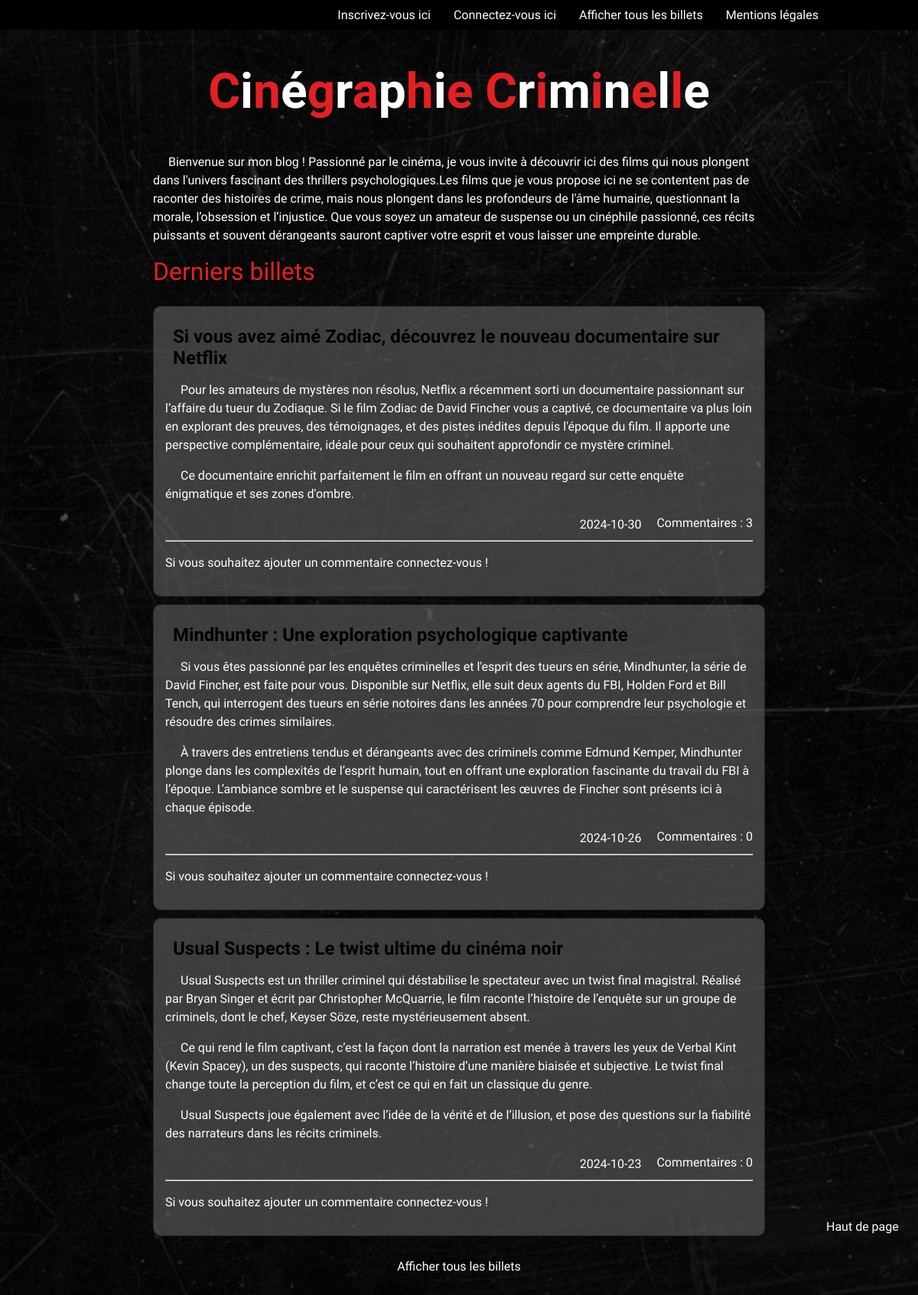
The page / on the database its author committed.
### tables this page shows
CREATE TABLE IF NOT EXISTS `billets` (
  `id_billet` int NOT NULL AUTO_INCREMENT,
  `titre` varchar(255) NOT NULL,
  `contenu` text NOT NULL,
  `date` date NOT NULL,
  PRIMARY KEY (`id_billet`)
);

### index.php (the view, shortened to what this page needs)
<!DOCTYPE html>
<html lang="fr">
<head>
    <link rel="stylesheet" href="style.css">
</head>
<header>
    <nav>
            <?php
        if (isset($_SESSION["login"])){ ?>
                <p>Bienvenue, <?= $_SESSION["login"]; ?> !</p>
            <form action="deconnexion.php">
                <input class="bouton" type="submit" value="Déconnectez-vous">
            </form>
            <?php } else {  ?>
                <form action="inscription.php">
                <input class="bouton" type="submit" value="Inscrivez-vous ici">
            </form>
            <form action="login.php">
                <input   class="bouton" type="submit" value="Connectez-vous ici">
            </form>
             <?php
}
$db = new PDO('mysql:host=localhost;dbname=blog;charset=utf8', 'root', '');
 $afficherTous = isset($_GET['afficher_tous']) && $_GET['afficher_tous'] === 'true';
    if ($afficherTous) {
        $requete = "SELECT * FROM billets ORDER BY id_billet DESC";
    } else {
        $requete = "SELECT * FROM billets ORDER BY id_billet DESC LIMIT 3";
    }
$stmt = $db->prepare($requete);
$stmt->execute();
$billets = $stmt->fetchAll(PDO::FETCH_ASSOC);
 if (!$afficherTous){
 ?>
    <form action="index.php" method="get">
        <input type="submit" class="bouton"  value="Afficher tous les billets">
    </form>
<?php
}
 ?>
        <form action="mention.php" method="get">
        <input type="submit" class="bouton"  value="Mentions légales">
    </form>
    </nav>
</header>
<body>
    <a href="#" alt="remonter en haut de la page" ><p class="haut">Haut de page</p>
    </a>
   <main>
    <h1>
    <span>C</span><span>i</span><span>n</span><span>é</span><span>g</span><span>r</span><span>a</span><span>p</span><span>h</span><span>i</span><span>e</span>
    <span>C</span><span>r</span><span>i</span><span>m</span><span>i</span><span>n</span><span>e</span><span>l</span><span>l</span><span>e</span>
</h1>
    <p class="alinea">Bienvenue sur mon blog ! Passionné par le cinéma, je vous invite à découvrir ici des films qui nous plongent dans l'univers fascinant des thrillers psychologiques.Les films que je vous propose ici ne se contentent pas de raconter des histoires de crime, mais nous plongent dans les profondeurs de l'âme humaine, questionnant la morale, l’obsession et l’injustice. Que vous soyez un amateur de suspense ou un cinéphile passionné, ces récits puissants et souvent dérangeants sauront captiver votre esprit et vous laisser une empreinte durable.
</p>
    <h2>Derniers billets</h2>
  <?php
foreach ($billets as $billet){
?>
<div class="billet">
    <h3><?= $billet['titre'] ?></h3>
    <p class="alinea"><?= $billet['contenu'] ?></p>
      <div class="info">
    <p><?= $billet['date'] ?></p>
     <?php
        $requetecom = "SELECT COUNT(*) as count FROM commentaires WHERE billet_id = :billet_id";
        $stmtcom = $db->prepare($requetecom);
        $stmtcom->bindValue(':billet_id', $billet['id_billet'], PDO::PARAM_INT);
        $stmtcom->execute();
        $countcom = $stmtcom->fetch(PDO::FETCH_ASSOC)['count'];
        ?>
    <form action="index.php" method="GET">
                    <input type="submit" class="bouton" value="Commentaires : <?= $countcom ?>">
</form>
</div>
<div class='commentaires'>
                <hr>
        <?php
if (isset($_SESSION["id"])) {
    ?>
    <form action="ajouter_commentaire.php" method="GET">
    <input type="hidden" name="billet_id" value="<?= $billet['id_billet']?>">
    <input type="submit" class="bouton" value="Ajouter un commentaire">
    </form>
        <?php
}
else{
  ?>
   <p>Si vous souhaitez ajouter un commentaire connectez-vous !</p>
        <?php
}
?>
</div>
</div>
 <?php
}
 ?>
<div class="affichebi">
 <?php
if (!$afficherTous){
 ?>
    <form action="index.php" method="get">
        <input type="submit" class="bouton"  value="Afficher tous les billets">
    </form>
<?php
}
?>
</div>
    </main>
</body>
</html>

### style.css (style rules this page uses)
*, *::after, *::before { box-sizing: border-box; }
@media (width>=850px) { main { margin: 0 auto; max-width: 800px; } }
body { background-image: url(img/tableau.jpg), linear-gradient(rgba(0, 0, 0, 0.7), rgba(0, 0, 0, 0.7)); background-size: cover; background-repeat: no-repeat; background-attachment: fixed; background-position: center center; color: #ffffff; margin: 0; font-family: "Special Elite", system-ui; background-blend-mode: overlay; }
main { width: 95%; margin: auto; }
header { display: flex; justify-content: flex-end; background-color: #000000; padding-right: 10%; }
nav { margin: 10px; display: flex; flex-direction: row; gap: 30px; flex-wrap: wrap-reverse; color: #ffffff; }
.bouton { background: none; border: none; cursor: pointer; font-size: 1rem; padding: 0; color: #ffffff; font-family: "Special Elite", system-ui; }
h1 { text-align: center; font-family: "Anonymous Pro", monospace; font-weight: 700; font-size: 4rem; }
h1 span:nth-child(odd) { color: #e42024; }
h1 span:nth-child(even) { color: rgb(255, 255, 255); }
h2 { font-family: "Anonymous Pro", monospace; font-weight: 400; font-size: 2rem; margin-top: 10px; margin-bottom: 10; color: #e42024; }
h3 { font-family: "Anonymous Pro", monospace; margin: 10px; font-size: 1.5rem; color: #000000; }
.info { display: flex; justify-content: flex-end; flex-wrap: wrap; gap: 20px; }
.info p { margin: 0; }
.billet { background-color: #5e5d5da2; padding: 15px; margin: 10px 0; border: 1px solid #262626; border-radius: 10px; margin-bottom: 10px; }
.affichebi { display: flex; justify-content: center; margin: 30px; }
.alinea { text-indent: 20px; }
p { line-height: 1.5; }
a { color: #ffffff; }
.haut { position: fixed; top: 93%; left: 90%; }

### rows shown on the page
billets: titre "Si vous avez aimé Zodiac, découvrez le nouveau documentaire sur Netflix", contenu "Pour les amateurs de mystères non résolus, Netflix a récemment sorti un documentaire passionnant sur l’affaire du tueur du Zodiaque. Si le film Zodiac de David Fincher vous a captivé, ce documentaire va plus loin en explorant des preuves, des témoignages, et des pistes inédites depuis l'époque du film. Il apporte une perspective complémentaire, idéale pour ceux qui souhaitent approfondir ce mystère criminel. Ce documentaire enrichit parfaitement le film en offrant un nouveau regard sur cette enquête énigmatique et ses zones d'ombre.", date "2024-10-30"
billets: titre "Mindhunter : Une exploration psychologique captivante", contenu "Si vous êtes passionné par les enquêtes criminelles et l'esprit des tueurs en série, Mindhunter, la série de David Fincher, est faite pour vous. Disponible sur Netflix, elle suit deux agents du FBI, Holden Ford et Bill Tench, qui interrogent des tueurs en série notoires dans les années 70 pour comprendre leur psychologie et résoudre des crimes similaires. À travers des entretiens tendus et dérangeants avec des criminels comme Edmund Kemper, Mindhunter plonge dans les complexités de l’esprit humain, tout en offrant une exploration fascinante du travail du FBI à l’époque. L’ambiance sombre et le suspense qui caractérisent les œuvres de Fincher sont présents ici à chaque épisode.", date "2024-10-26"
billets: titre "Usual Suspects : Le twist ultime du cinéma noir", contenu "Usual Suspects est un thriller criminel qui déstabilise le spectateur avec un twist final magistral. Réalisé par Bryan Singer et écrit par Christopher McQuarrie, le film raconte l’histoire de l’enquête sur un groupe de criminels, dont le chef, Keyser Söze, reste mystérieusement absent. Ce qui rend le film captivant, c’est la façon dont la narration est menée à travers les yeux de Verbal Kint (Kevin Spacey), un des suspects, qui raconte l’histoire d’une manière biaisée et subjective. Le twist final change toute la perception du film, et c’est ce qui en fait un classique du genre. Usual Suspects joue également avec l’idée de la vérité et de l’illusion, et pose des questions sur la fiabilité…", date "2024-10-23"
